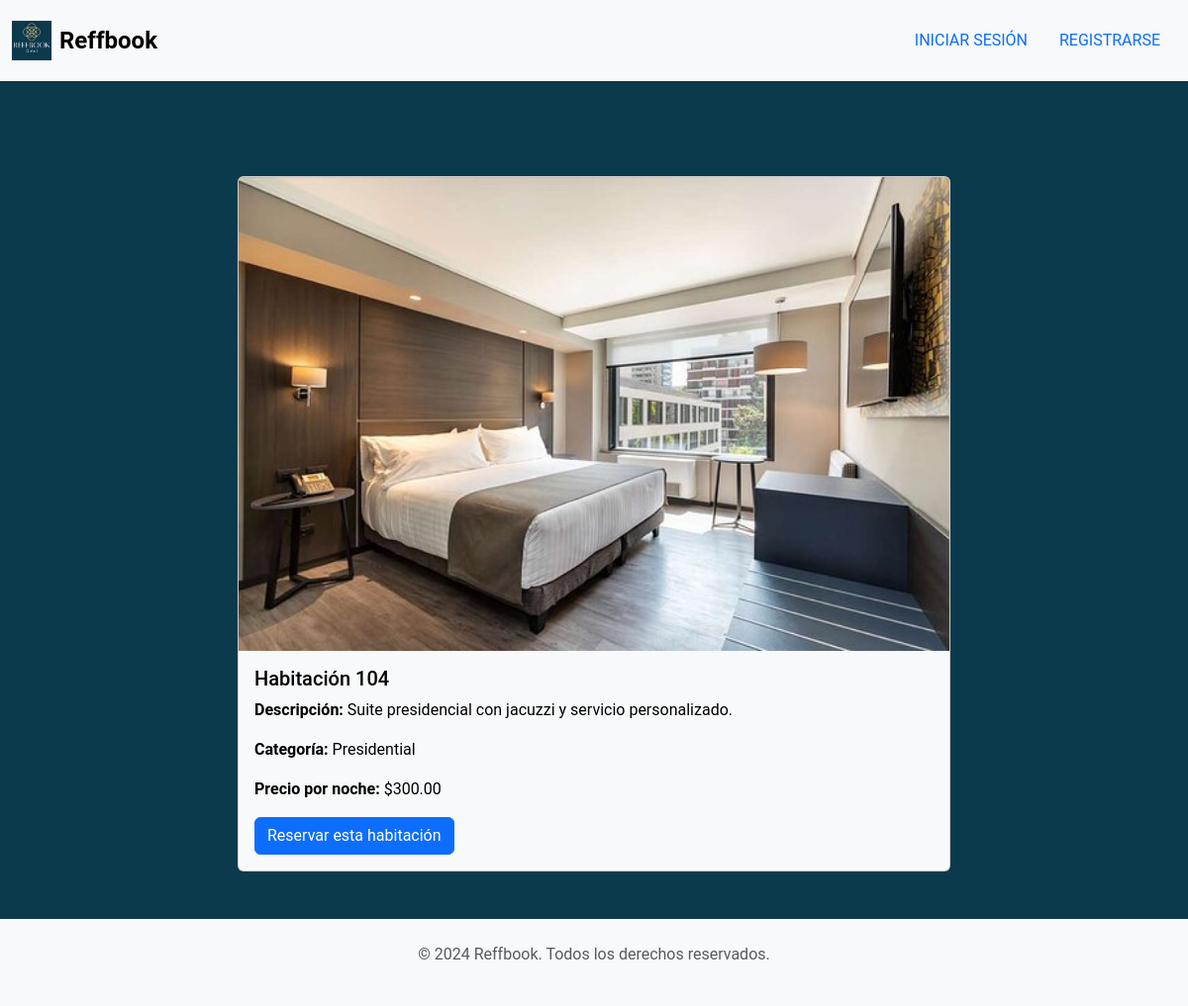
/habitacion/16/, run on the app's committed database.
### core/models.py (models this page shows, shortened)
class Habitacion(models.Model):
    habitacion_numero = models.CharField(max_length=10)
    habitacion_categoria = models.CharField(max_length=50)
    habitacion_descripcion = models.TextField(null=True, blank=True)
    habitacion_precio = models.DecimalField(max_digits=10, decimal_places=2)
    hotel = models.ForeignKey(Hotel, on_delete=models.CASCADE)
    habitacion_imagen = models.ImageField(upload_to='img/habitaciones/', null=True, blank=True)  # Campo para la imagen

### core/views.py (the view)
# urls.py: path('habitacion/<int:habitacion_id>/', views.detalle_habitacion, name='detalle_habitacion'),
def detalle_habitacion(request, habitacion_id):
    habitacion = get_object_or_404(Habitacion, pk=habitacion_id)
    return render(request, 'core/detalle_habitacion.html', {'habitacion': habitacion})

### core/templates/core/detalle_habitacion.html (shortened to what this page needs)
{% extends 'base.html' %}
{% block content %}
<div class="container mt-5">
    <div class="row">
        <div class="col-md-8 offset-md-2">
            <div class="card">
                <img src="{{ habitacion.habitacion_imagen.url }}" class="card-img-top" alt="Habitación {{ habitacion.habitacion_numero }}">
                <div class="card-body">
                    <h5 class="card-title">Habitación {{ habitacion.habitacion_numero }}</h5>
                    <p class="card-text"><strong>Descripción:</strong> {{ habitacion.habitacion_descripcion }}</p>
                    <p class="card-text"><strong>Categoría:</strong> {{ habitacion.habitacion_categoria }}</p>
                    <p class="card-text"><strong>Precio por noche:</strong> ${{ habitacion.habitacion_precio }}</p>
                    <button class="btn btn-primary" data-bs-toggle="modal" data-bs-target="#modalPago">Reservar esta habitación</button>
                </div>
            </div>
        </div>
    </div>
</div>
{% endblock %}

### core/static/css/global.css (style rules this page uses)
body { background-color: #0c3a4d; color: white; font-family: 'Roboto', sans-serif; margin: 0; padding: 0; }
.card, .modal-content { background-color: #f8f9fa; color: black; }

### data on the page
Habitacion: habitacion_imagen (picture), habitacion_numero "104", habitacion_descripcion "Suite presidencial con jacuzzi y servicio personalizado.", habitacion_categoria "Presidential", habitacion_precio "300.00"
